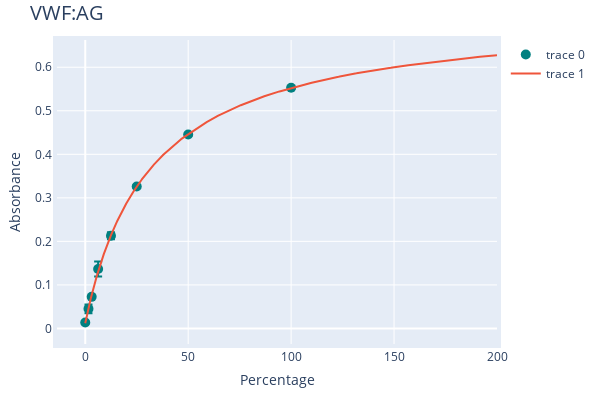
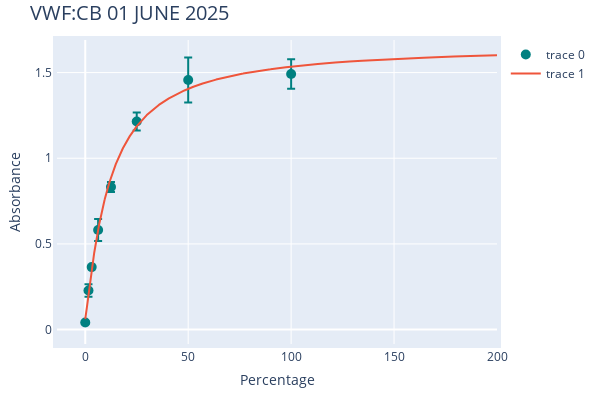

The cell these charts' notebook holds for them, in order:
### Code cell
for key in param_results_dict.keys():
    fig = go.Figure()
    # Add the points for the percentage calibrator and Absorbance
    fig.add_trace(
        go.Scatter(
            x=param_results_dict[key]["perc"],
            y=param_results_dict[key]["callibrators"],
            error_y=dict(
                type='data', 
                array=param_results_dict[key]["diffs_of_values"],
                visible=True),
            mode='markers',
            marker=dict(
            size=10,        
            color='teal',   
            symbol='circle' 
            )
            )
        ),
    # Add a line plot for the fitted model
    fig.add_trace(
        go.Scatter(
            x=param_results_dict[key]["x_fit"],
            y=param_results_dict[key]["y_fit"],
            mode='lines'
        )
        
    )
    # Update the figure size, margin and title
    fig.update_layout(
        autosize=False,
        width=600,
        height=400,
        margin=dict(
            l=50,
            r=50,
            b=10,
            t=40,
            pad=4
            ),
        title=dict(text=key, font=dict(size=20)),
        xaxis=dict(title=dict(text="Percentage")),
        yaxis=dict(title=dict(text="Absorbance"))
        
        )
    fig.show()

### Figure 1 — Plotly figure (JSON) as saved in the notebook; plotly's stock layout.template omitted (floating-point values rounded to 4 significant figures; data arrays with more than 128 entries replaced by an {"elided": "..."} marker saying what was removed)
{"data": [{"error_y": {"array": [0.002, 0.003, 0.002, 0.008, 0.017, 0.001, 0.01, 0.001], "type": "data", "visible": true}, "marker": {"color": "teal", "size": 10, "symbol": "circle"}, "mode": "markers", "type": "scatter", "x": [100.0, 50.0, 25.0, 12.5, 6.25, 3.125, 1.562, 0.0], "y": [0.553, 0.4455, 0.326, 0.213, 0.1365, 0.0725, 0.045, 0.0135]}, {"mode": "lines", "type": "scatter", "x": {"elided": "10000 float values"}, "y": {"elided": "10000 float values"}}], "layout": {"autosize": false, "height": 400, "margin": {"b": 10, "l": 50, "pad": 4, "r": 50, "t": 40}, "title": {"font": {"size": 20}, "text": "VWF:AG "}, "width": 600, "xaxis": {"title": {"text": "Percentage"}}, "yaxis": {"title": {"text": "Absorbance"}}}}

### Figure 2 — Plotly figure (JSON) as saved in the notebook; plotly's stock layout.template omitted (floating-point values rounded to 4 significant figures; data arrays with more than 128 entries replaced by an {"elided": "..."} marker saying what was removed)
{"data": [{"error_y": {"array": [0.086, 0.131, 0.053, 0.029, 0.064, 0.003, 0.036, 0.008], "type": "data", "visible": true}, "marker": {"color": "teal", "size": 10, "symbol": "circle"}, "mode": "markers", "type": "scatter", "x": [100.0, 50.0, 25.0, 12.5, 6.25, 3.125, 1.562, 0.0], "y": [1.492, 1.457, 1.215, 0.8325, 0.581, 0.3645, 0.228, 0.041]}, {"mode": "lines", "type": "scatter", "x": {"elided": "10000 float values"}, "y": {"elided": "10000 float values"}}], "layout": {"autosize": false, "height": 400, "margin": {"b": 10, "l": 50, "pad": 4, "r": 50, "t": 40}, "title": {"font": {"size": 20}, "text": "VWF:CB 01 JUNE 2025"}, "width": 600, "xaxis": {"title": {"text": "Percentage"}}, "yaxis": {"title": {"text": "Absorbance"}}}}
